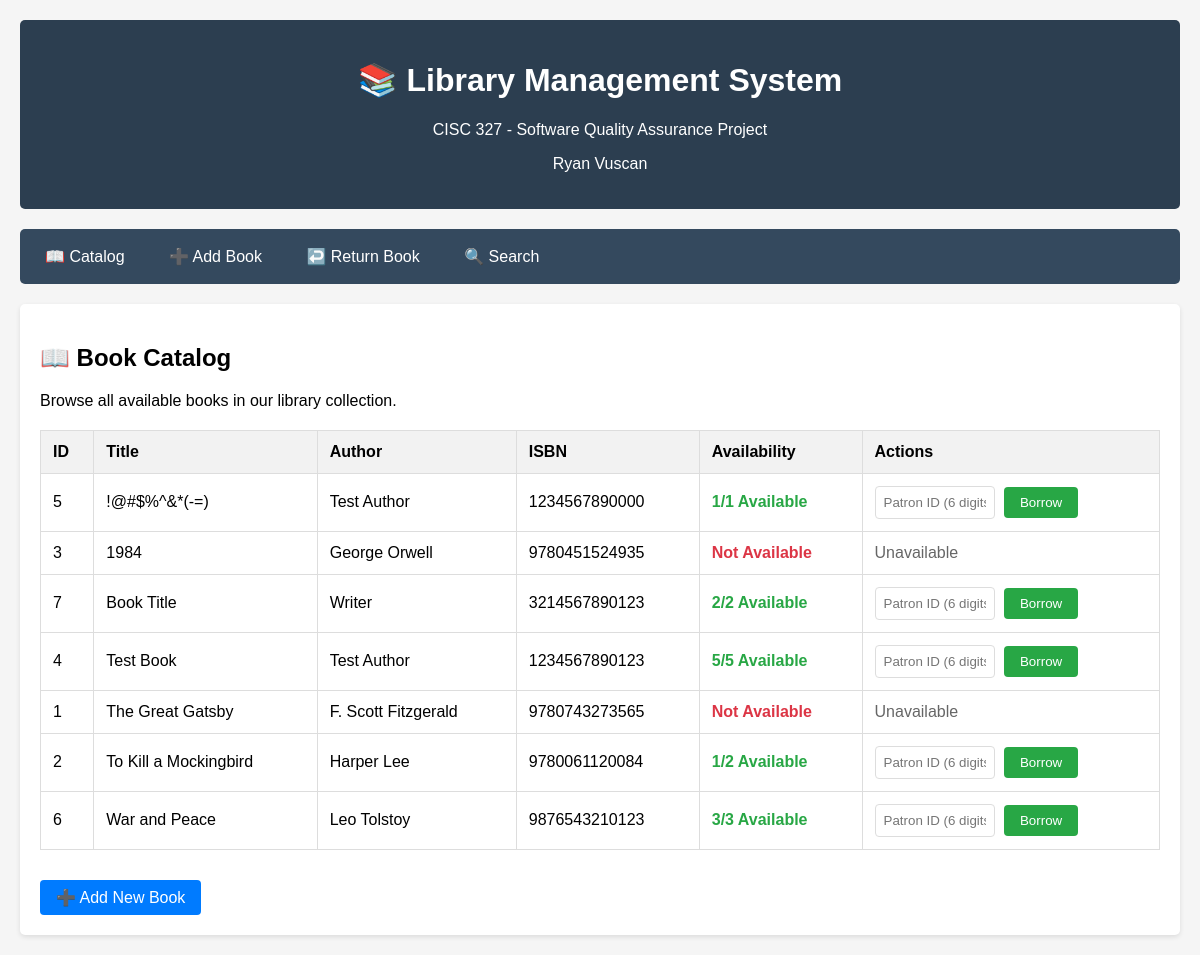
/catalog, run on the app's committed database.
### tables this page shows
CREATE TABLE books (
            id INTEGER PRIMARY KEY AUTOINCREMENT,
            title TEXT NOT NULL,
            author TEXT NOT NULL,
            isbn TEXT UNIQUE NOT NULL,
            total_copies INTEGER NOT NULL,
            available_copies INTEGER NOT NULL
        );

### routes/catalog_routes.py (the view)
@catalog_bp.route('/catalog')
def catalog():
    books = get_all_books()
    return render_template('catalog.html', books=books)

### database.py (called while the page is built)
def get_db_connection():
    conn = sqlite3.connect(DATABASE)
    conn.row_factory = sqlite3.Row  # This enables column access by name
    return conn

def get_all_books() -> List[Dict]:
    conn = get_db_connection()
    books = conn.execute('SELECT * FROM books ORDER BY title').fetchall()
    conn.close()
    return [dict(book) for book in books]

### templates/catalog.html (shortened to what this page needs)
{% extends "base.html" %}
{% block content %}
<h2>📖 Book Catalog</h2>
<p>Browse all available books in our library collection.</p>
{% if books %}
<table>
    <thead>
        <tr>
            <th>ID</th>
            <th>Title</th>
            <th>Author</th>
            <th>ISBN</th>
            <th>Availability</th>
            <th>Actions</th>
        </tr>
    </thead>
    <tbody>
        {% for book in books %}
        <tr>
            <td>{{ book.id }}</td>
            <td>{{ book.title }}</td>
            <td>{{ book.author }}</td>
            <td>{{ book.isbn }}</td>
            <td>
                {% if book.available_copies > 0 %}
                    <span class="status-available">{{ book.available_copies }}/{{ book.total_copies }} Available</span>
                {% else %}
                    <span class="status-unavailable">Not Available</span>
                {% endif %}
            </td>
            <td>
                {% if book.available_copies > 0 %}
                    <form method="POST" action="{{ url_for('borrowing.borrow_book') }}" style="display: inline;">
                        <input type="text" name="patron_id" placeholder="Patron ID (6 digits)"
                               pattern="[0-9]{6}" maxlength="6" required style="width: 120px; margin-right: 5px;">
                        <button type="submit" class="btn btn-success">Borrow</button>
                    </form>
                {% else %}
                    <span style="color: #666;">Unavailable</span>
                {% endif %}
            </td>
        </tr>
        {% endfor %}
    </tbody>
</table>
{% else %}
<div style="text-align: center; padding: 40px; color: #666;">
    <h3>No books in catalog</h3>
    <p>The library catalog is empty. <a href="{{ url_for('catalog.add_book') }}">Add the first book</a> to get started.</p>
</div>
{% endif %}
<div style="margin-top: 30px;">
    <a href="{{ url_for('catalog.add_book') }}" class="btn">➕ Add New Book</a>
</div>
{% endblock %}

### templates/base.html (shortened to what this page needs)
<!DOCTYPE html>
<html lang="en">
<head>
</head>
<body>
    <div class="header">
        <h1>📚 Library Management System</h1>
        <p>CISC 327 - Software Quality Assurance Project</p>
        <p>Ryan Vuscan</p>
    </div>
    <div class="nav">
        <a href="{{ url_for('catalog.catalog') }}">📖 Catalog</a>
        <a href="{{ url_for('catalog.add_book') }}">➕ Add Book</a>
        <a href="{{ url_for('borrowing.return_book') }}">↩️ Return Book</a>
        <a href="{{ url_for('search.search_books') }}">🔍 Search</a>
    </div>
    <div class="content">
        {% block content %}{% endblock %}
    </div>
</body>
</html>

### templates/base.html (style rules this page uses)
body { font-family: Arial, sans-serif; max-width: 1200px; margin: 0 auto; padding: 20px; background-color: #f5f5f5; }
.header { background-color: #2c3e50; color: white; padding: 20px; text-align: center; margin-bottom: 20px; border-radius: 5px; }
.nav { background-color: #34495e; padding: 10px; margin-bottom: 20px; border-radius: 5px; }
.nav a { color: white; text-decoration: none; padding: 8px 15px; margin-right: 10px; border-radius: 3px; display: inline-block; }
.content { background-color: white; padding: 20px; border-radius: 5px; box-shadow: 0 2px 5px rgba(0,0,0,0.1); }
table { width: 100%; border-collapse: collapse; margin-top: 20px; }
th, td { border: 1px solid #ddd; padding: 12px; text-align: left; }
th { background-color: #f2f2f2; font-weight: bold; }
.btn { background-color: #007bff; color: white; padding: 8px 16px; border: none; border-radius: 4px; cursor: pointer; text-decoration: none; display: inline-block; }
.btn-success { background-color: #28a745; }
input[type="text"], input[type="number"], select { width: 100%; padding: 8px; border: 1px solid #ddd; border-radius: 4px; box-sizing: border-box; }
.status-available { color: #28a745; font-weight: bold; }
.status-unavailable { color: #dc3545; font-weight: bold; }

### data on the page
books: id "5", title "!@#$%^&*(-=)", author "Test Author", isbn "1234567890000", available_copies "1", total_copies "1"
books: id "3", title "1984", author "George Orwell", isbn "9780451524935", available_copies "Not Available"
books: id "7", title "Book Title", author "Writer", isbn "3214567890123", available_copies "2", total_copies "2"
books: id "4", title "Test Book", author "Test Author", isbn "1234567890123", available_copies "5", total_copies "5"
books: id "1", title "The Great Gatsby", author "F. Scott Fitzgerald", isbn "9780743273565", available_copies "Not Available"
books: id "2", title "To Kill a Mockingbird", author "Harper Lee", isbn "9780061120084", available_copies "1", total_copies "2"
books: id "6", title "War and Peace", author "Leo Tolstoy", isbn "9876543210123", available_copies "3", total_copies "3"
